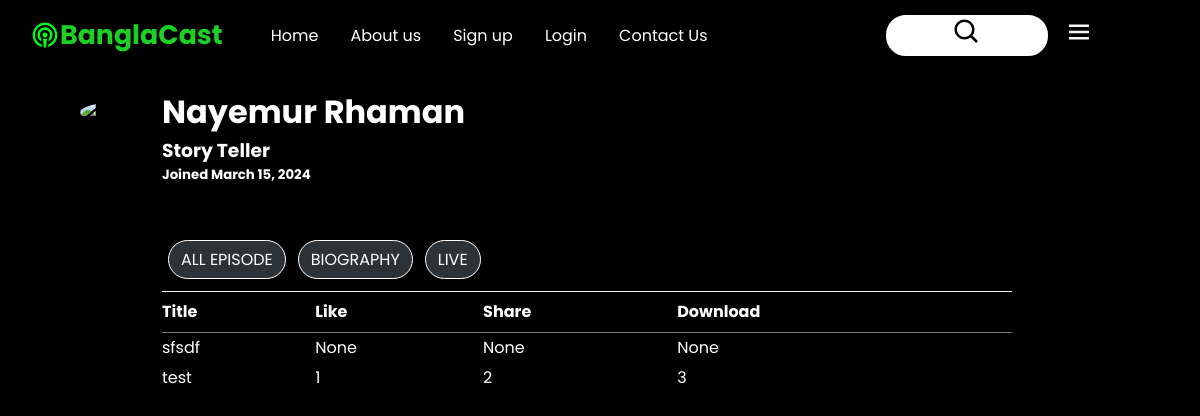
The page /Creator/ on the database its author committed.
### Podcast/models.py (models this page shows, shortened)
class Creator(models.Model):
    Title = models.CharField(max_length=200)
    Like = models.IntegerField(blank=True, null=True)
    Share = models.IntegerField(blank=True, null=True)
    Download = models.IntegerField(blank=True, null=True)
    image = models.ImageField(blank=True, null=True)

### Podcast/views.py (the view)
# urls.py: path('Creator/', p_views.Creator_Page, name='Creator'),
def Creator_Page(request):
    creator = Creator.objects.all()
    context = {
        'Creator': creator,
    }
    return render(request, template_name='PodCast/Creator.html', context=context)

### templates/PodCast/Creator.html (shortened to what this page needs)
<!DOCTYPE html>
<html lang="en">
  <head>
    <link rel="stylesheet" href="/static/css/Creator.css" />
    <link
      rel="stylesheet"
      href="https://cdnjs.cloudflare.com/ajax/libs/font-awesome/6.1.1/css/all.min.css"/>
  </head>
  <body>
    <div class="container">
      <div class="navbar">
        <img/>
        <div class="logo"><h6>BanglaCast</h6></div>
        <div class="navbar__items">
          <ul>
            <li>Home</li>
            <li>About us</li>
            <li>Sign up</li>
            <li>Login</li>
            <li>Contact Us</li>
          </ul>
          <ul>
            <li class="cta"><img/></li>
           <li class="cta1"><img/></li>
          </ul>
        </div>
      </div>
      <div class="profile_image">
       <img src="avatar.jpg" alt="Fixed Image">
     </div>
     <div class="creator_info">
          <div class="creator_name">
            <h1>Nayemur Rhaman</h1>
            <div class="crator_type">
              <h3> Story Teller</h3>
            </div>
            <div class="crator_join_date">
              <h5>Joined March 15, 2024</h5>
            </div>
                <div class="content">
           <div class="tag-line">
               <div class="tag"><p>ALL EPISODE</p></div>
               <div class="tag"><p>BIOGRAPHY </p></div>
               <div class="tag"><p>LIVE</p></div>
           </div>
          </div>
    <table class="table">
  <thead>
    <tr>
      <th scope="col">Title</th>
      <th scope="col">Like</th>
      <th scope="col">Share</th>
      <th scope="col">Download</th>
    </tr>
  </thead>
  <tbody>
  {% for i in Creator %}
    <tr>
      <td>{{i.Title}}</td>
      <td>{{i.Like}}</td>
      <td>{{i.Share}}</td>
      <td>{{i.Download}}</td>
    </tr>
  {% endfor %}
  </tbody>
</table>
    </div>
     </div>
    </div>
</body>
</html>

### static/css/Creator.css (style rules this page uses)
:root { --blue: #112132; --white: #fff; --yellow: #fbc14c; --green: #1CD123; --red: #F40F0F; --black: #000000; }
* { margin: 0; padding: 0; overflow: hidden; font-family: "Poppins", sans-serif; }
body { background: var(--black); min-height: 100vh; min-weight: 100vh; }
.container { display: flex; align-content: center; flex-direction: column; height: 83vh; }
.container .navbar { display: flex; align-items: center; height: 70px; padding: 0 10%; width: 90%; margin-left: -90px; }
.navbar .logo { color: var(--green); font-size: 2.5rem; font-weight: bold; margin-right: 2rem; }
.navbar .navbar__items { flex: 1; display: flex; align-items: center; justify-content: space-between; }
.navbar__items ul { display: flex; align-items: center; list-style: none; color: var(--white); }
ul li { margin: 0 1rem; cursor: pointer; }
li.cta { align-img: left; background: var(--white); padding: 0px 4rem; margin-left: 0; border: 2px solid var(--white); border-radius: 20px; font-weight: 0; transition: 0.5s ease-in-out; color: var(--blue); }
li.cta1 { margin-left: 0; border-radius: 20px; font-weight: 0; transition: 0.5s ease-in-out; color: var(--blue); }
.profile_image img { width: 120px; height: 120px; border: 3px ; border-radius: 50%; text-align: center; margin-top: 30px; margin-left: 80px; }
.container .creator_info { margin-left: 1%; margin-top: 2%; position: absolute; }
.creator_info .creator_name { color: var(--white); wight: 50%; padding-left: 15%; padding-top: 4rem; }
.content { width: calc(100vw - 200px); margin-top: 5%; padding-left: 0rem; }
.tag-line { background-color: var(--black); display: flex; padding-left: 10px; border-bottom: 1px solid #f6f7f7; padding-left: 0rem; }
.tag { margin: 12px 6px; background-color: #2c3338; padding: 6px 12px; border: 1px solid var(--white); border-radius: 20px; cursor: pointer; transition: 0.5s ; }
table { width: 100%; border-collapse: collapse; padding: 5px ; }
th { border-bottom: .5px solid #787c82; text-align: left; height: 40px; }
tr { height: 30px; vertical-align: middle; }
td { text-align: left; margin: 10px; }

### rows shown on the page
Creator: Title "sfsdf", Like "None", Share "None", Download "None"
Creator: Title "test", Like "1", Share "2", Download "3"
